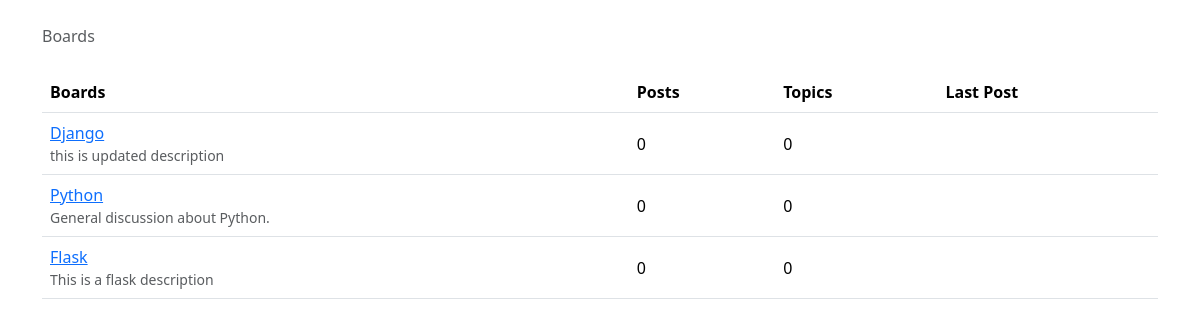
The page / on the database its author committed.
### boards/models.py (models this page shows, shortened)
class Board(models.Model):
    name = models.CharField(max_length=30, unique=True)
    description = models.CharField(max_length=100)

### boards/views.py (the view)
# urls.py: 2. Add a URL to urlpatterns:  path('', views.home, name='home')
def home(request):
    boards = Board.objects.all()
    return render(request, 'home.html', {'boards': boards})

### templates/home.html (shortened to what this page needs)
{% extends 'base.html' %}
{% block breadcrumb %}
    <li class="breadcrumb-item active">Boards</li>
{% endblock %}
{% block content %}
    <table class="table">
      <thead class="thead-inverse">
        <tr>
            <th>Boards</th>
            <th>Posts</th>
            <th>Topics</th>
            <th>Last Post</th>
        </tr>
       </thead>
            {% for board in boards %}
              <tr>
                <td>
                  <a href="{% url 'board_topics' board.pk %}">{{ board.name }}</a>
                  <small class="text-muted d-block">{{ board.description }}</small>
                </td>
                <td class="align-middle">0</td>
                <td class="align-middle">0</td>
                <td></td>
               </tr>
            {% endfor %}
    </table>
{% endblock %}

### rows shown on the page
Board: name "Django", description "this is updated description"
Board: name "Python", description "General discussion about Python."
Board: name "Flask", description "This is a flask description"
